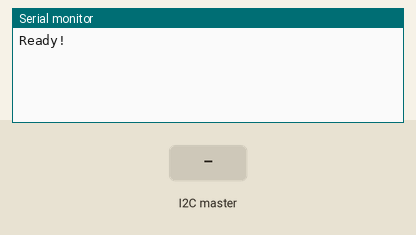
This sketch was run on a simulated Arduino Uno, built with avr-gcc and run on an emulated ATmega328P. Parts: the last lines printed to the serial monitor. Inputs (shaded band) come from the test bench.

Above: at 1.2 s.
1.3 s: the I2C master sends the byte 1
At 1.9 s:
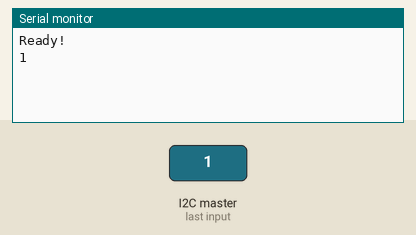
2.8 s: the I2C master sends the byte 0
At 4.2 s:
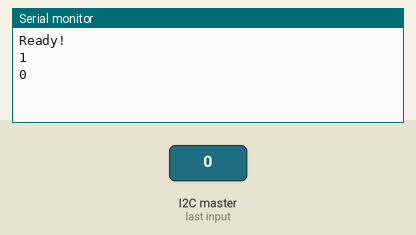

Measured:
- after the input at 1.3 s, the serial monitor: prints a new line at once (image 1)
- after the input at 2.8 s, the serial monitor: prints a new line at once (image 2)

The sketch:

EV3Test.ino
```cpp
#include <Wire.h>
#define SLAVE_ADDRESS 0x04

int val, flag = 0;

void setup(){
  Serial.begin(9600);
  Wire.begin(SLAVE_ADDRESS);
  Wire.onReceive(receiveData);
  Wire.onRequest(sendData);
  Serial.println("Ready!");
}

void loop(){
  if (flag == 1){
    Serial.println(val);
    flag = 0;
  }
}

void receiveData(int byteCount){
  while (Wire.available() > 0){
    val = Wire.read();
    flag = 1;
  }
}

void sendData(){}
```
